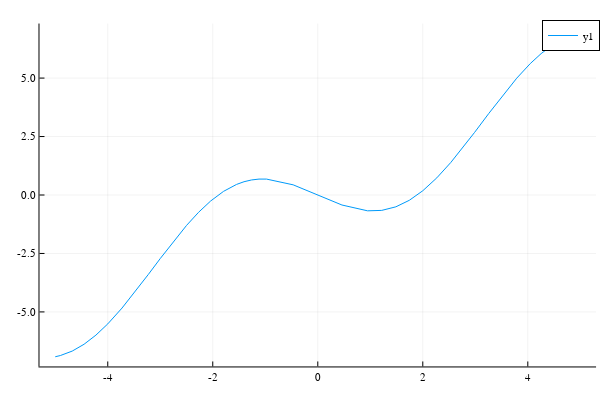

Notebook code cell kept with this figure:
### Code cell
plot(f, -5.0, 5.0)

### Figure 1 — Plotly figure (JSON) as saved in the notebook; plotly's stock layout.template omitted (floating-point values rounded to 4 significant figures)
{"data": [{"colorbar": {"title": ""}, "legendgroup": "y1", "line": {"color": "rgba(0, 154, 250, 1.000)", "dash": "solid", "shape": "linear", "width": 1}, "mode": "lines", "name": "y1", "showlegend": true, "type": "scatter", "x": [-5, -4.976, -4.951, -4.927, -4.902, -4.677, -4.451, -4.225, -3.999, -3.728, -3.457, -3.227, -2.998, -2.749, -2.499, -2.27, -2.04, -1.794, -1.547, -1.405, -1.262, -1.119, -0.9767, -0.4694, -0.02468, 0.4602, 0.948, 1.218, 1.487, 1.744, 2.001, 2.267, 2.534, 2.759, 2.983, 3.257, 3.532, 3.789, 4.047, 4.254, 4.46, 4.666, 4.873, 4.905, 4.936, 4.968, 5], "xaxis": "x1", "y": [-6.918, -6.907, -6.894, -6.881, -6.866, -6.675, -6.383, -5.992, -5.512, -4.835, -4.077, -3.398, -2.711, -1.983, -1.302, -0.7387, -0.2561, 0.1568, 0.4521, 0.5678, 0.6434, 0.6803, 0.6806, 0.4353, 0.02467, -0.4281, -0.6765, -0.6589, -0.5057, -0.2261, 0.1824, 0.7332, 1.392, 2.011, 2.668, 3.489, 4.292, 4.996, 5.621, 6.047, 6.397, 6.664, 6.847, 6.868, 6.886, 6.903, 6.918], "yaxis": "y1", "zmax": null, "zmin": null}], "layout": {"annotations": [], "height": 400, "legend": {"bgcolor": "rgba(255, 255, 255, 1.000)", "bordercolor": "rgba(0, 0, 0, 1.000)", "borderwidth": 1, "font": {"color": "rgba(0, 0, 0, 1.000)", "family": "sans-serif", "size": 11}, "tracegroupgap": 0, "traceorder": "normal", "x": 1, "xanchor": "auto", "y": 1, "yanchor": "auto"}, "margin": {"b": 20, "l": 0, "r": 0, "t": 20}, "paper_bgcolor": "rgba(255, 255, 255, 1.000)", "plot_bgcolor": "rgba(255, 255, 255, 1.000)", "showlegend": true, "width": 600, "xaxis": {"anchor": "y1", "domain": [0.06582, 0.9934], "gridcolor": "rgba(0, 0, 0, 0.100)", "gridwidth": 0.5, "linecolor": "rgba(0, 0, 0, 1.000)", "mirror": false, "range": [-5.3, 5.3], "showgrid": true, "showline": true, "showticklabels": true, "tickangle": 0, "tickcolor": "rgb(0, 0, 0)", "tickfont": {"color": "rgba(0, 0, 0, 1.000)", "family": "sans-serif", "size": 11}, "tickmode": "array", "ticks": "inside", "ticktext": ["-4", "-2", "0", "2", "4"], "tickvals": [-4, -2, 0, 2, 4], "title": "", "titlefont": {"color": "rgba(0, 0, 0, 1.000)", "family": "sans-serif", "size": 15}, "type": "-", "visible": true, "zeroline": false, "zerolinecolor": "rgba(0, 0, 0, 1.000)"}, "yaxis": {"anchor": "x1", "domain": [0.03762, 0.9902], "gridcolor": "rgba(0, 0, 0, 0.100)", "gridwidth": 0.5, "linecolor": "rgba(0, 0, 0, 1.000)", "mirror": false, "range": [-7.333, 7.333], "showgrid": true, "showline": true, "showticklabels": true, "tickangle": 0, "tickcolor": "rgb(0, 0, 0)", "tickfont": {"color": "rgba(0, 0, 0, 1.000)", "family": "sans-serif", "size": 11}, "tickmode": "array", "ticks": "inside", "ticktext": ["-5.0", "-2.5", "0.0", "2.5", "5.0"], "tickvals": [-5, -2.5, 0, 2.5, 5], "title": "", "titlefont": {"color": "rgba(0, 0, 0, 1.000)", "family": "sans-serif", "size": 15}, "type": "-", "visible": true, "zeroline": false, "zerolinecolor": "rgba(0, 0, 0, 1.000)"}}}
